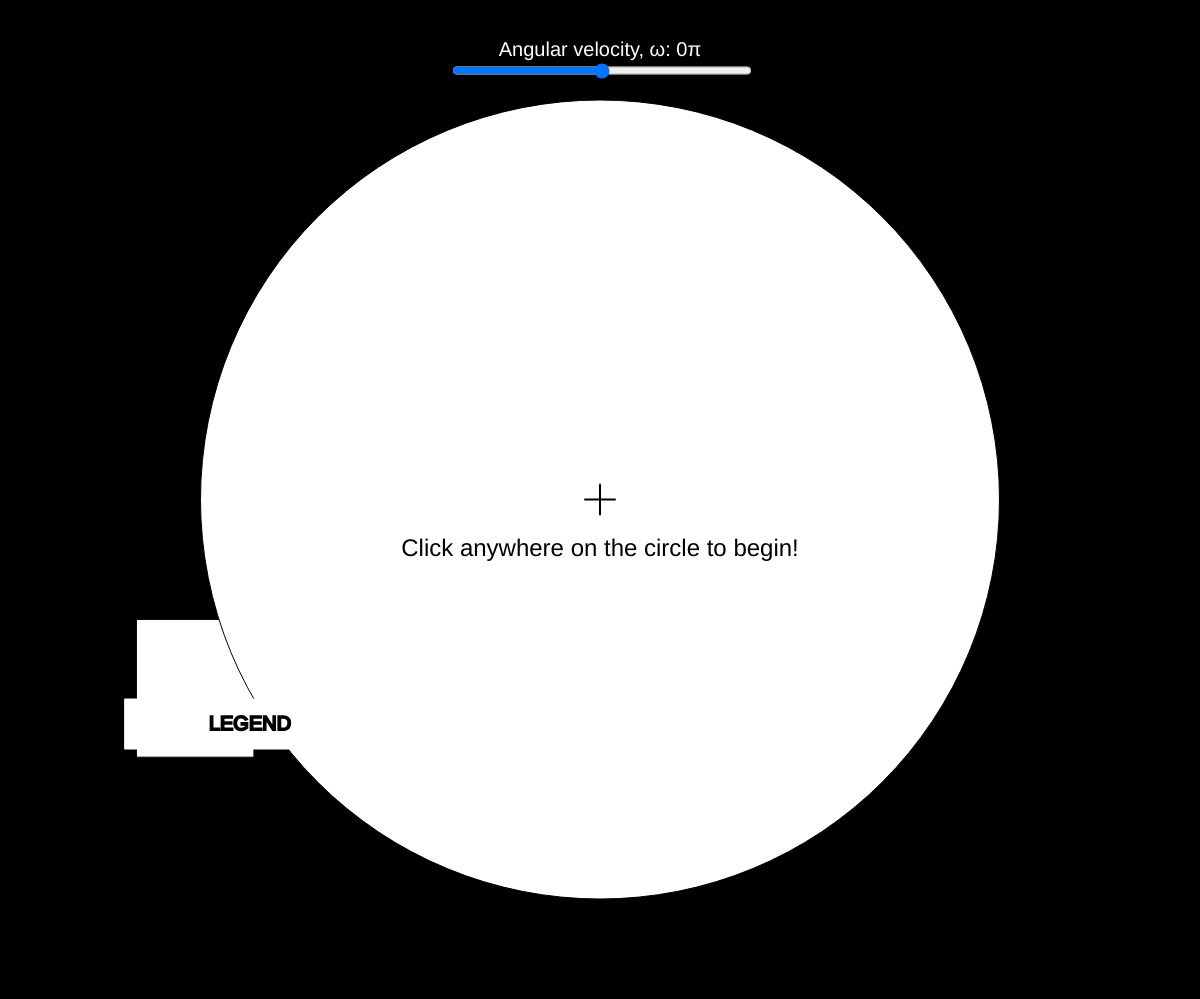
Frame 1 (no input)
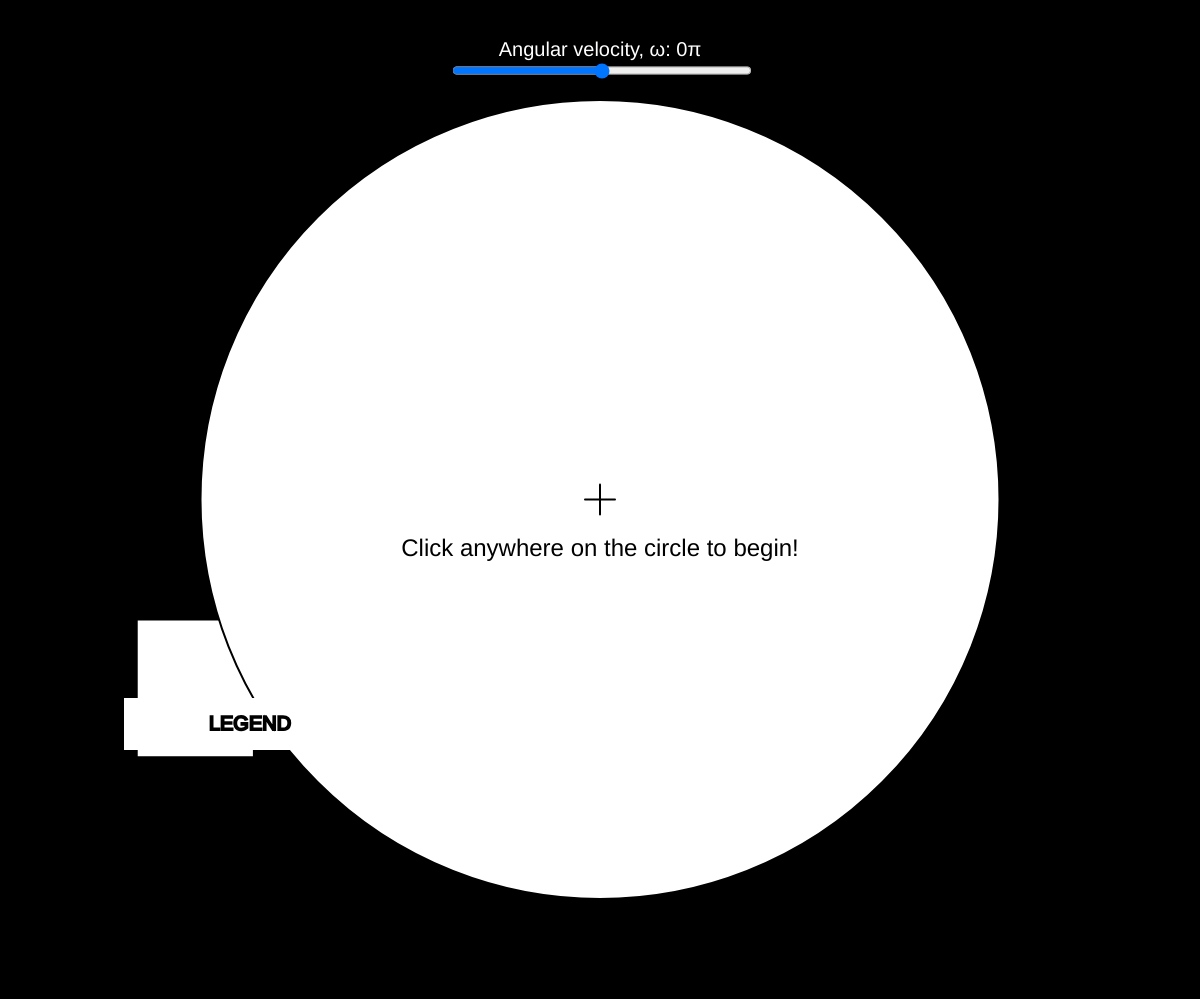
Frame 60 (no input)
Frame 120 (the mouse pressed at the canvas centre since frame 60): identical to frame 60, image omitted

The p5.js sketch that drew these frames (run headless with seeded random() and noise() and a simulated clock; from frame 60 on, the mouse is pressed at the canvas centre):

// p5.js sketch
// ── sketch.js
let theta = 0;
let omega = -0.1;
let pointArr = [];
let state = 0;
let projectButton_1;
let Projected = false;
let coriolisPoint;
let omega_vec;
let menu_1;
let menu_2

function setup() {
  createCanvas(window.innerWidth, window.innerHeight - 1);
  frameRate(60);
  omegaSlider = createSlider(-500, 500, 0, 25);
  omegaSlider.position(width / 2 - 150, 50);
  omegaSlider.size(300, AUTO);
  thetaSlider = createSlider(0, 360, 270, 15);
  thetaSlider.position(100, 50);
  thetaSlider.size(300, AUTO);
  radiiSlider = createSlider(0, height / 2 - 150, 50, 10);//height/4-200
  radiiSlider.position(width - 400, 50);
  radiiSlider.size(300, AUTO);
  coriolisPoint = new CoriolisSeeder();

  projectButton_1 = new Button(250, height / 2, 150, 100);
  stateButton_1 = new Button(width-250, height / 2, 200, 100);
  menuButton_1 = new Button(250, height-275, 250, 50);
  menuButton_2 = new Button(width-250, height-275, 250, 50);
}

function rot(a, b) {
  a -= width / 2;
  b -= height / 2;
  s = sin(theta);
  c = cos(theta);
  return createVector(a * c - b * s + width / 2, a * s + b * c + height / 2);
}

function drawCrosshair0() {
  stroke(0);strokeWeight(2);
  line(rot(width / 2 - 15, height / 2).x, rot(width / 2 - 15, height / 2).y, rot(width / 2 + 15, height / 2).x, rot(width / 2 + 15, height / 2).y);
  line(rot(width / 2, height / 2 - 15).x, rot(width / 2, height / 2 - 15).y, rot(width / 2, height / 2 + 15).x, rot(width / 2, height / 2 + 15).y);
}

function mouseClicked() {
  if (state === 0 && dist(width / 2, height / 2, mouseX, mouseY) < (height - 210) / 2) {
    pointArr.push(new pointSeed(mouseX, mouseY, theta, 'black'));
  }
  if (projectButton_1.clicked()) {
    setProjected();
  }
  if (stateButton_1.clicked()){
    setState();
  }
  if (menuButton_1.clicked()){
    menu_1 = !menu_1;
  }
  if (menuButton_2.clicked()){
    menu_2 = !menu_2;
  }
}

function setOmega() {
  omega = omegaSlider.value() / 5000;
  textAlign(CENTER); textSize(20); text('Angular velocity, ω: ' + omegaSlider.value() / 250 + 'π', width / 2, 50);
}

function setTheta() {
  coriolisPoint.theta = radians(thetaSlider.value()-180);
  textAlign(CENTER); textSize(20); text('Direction of Applied (Green) Velocity, θ: ' + thetaSlider.value() + '°', 250, 50);
}

function setRadius() {
  if(!Projected){coriolisPoint.s = radiiSlider.value();}
  textAlign(CENTER); textSize(20); text('Distance from centre, r: ' + radiiSlider.value(), width-250, 50);
}

function setProjected(){
  if(state === 0){
    pointArr = [];
  }
  if(state === 1){
    Projected = !Projected;
    coriolisPoint.transition();
    pointArr = [];
    console.log("PROJECT");
  }
}

function setState(){
  state++;
  pointArr=[];
  console.log("STATE");
}

function draw() {
  textSize(20);
  if (state === 0) {
    background(0); fill(255); stroke(0); thetaSlider.hide(); radiiSlider.hide(); omegaSlider.show(); stateButton_1.display(); projectButton_1.display(); 
    Projected = false;
    fill(0); textAlign(CENTER, CENTER);
    text('CLEAR', 250, height / 2, 100, 50);
    text('SWITCH SIMULATION', width-250, height / 2, 100, 500);
    fill(255); 
    setOmega();
    circle(width/2, height/2, height - 200);
    stroke(0);
    for (let i = 0; i < pointArr.length; i += 1) {
      pointArr[i].displayRot();
      pointArr[i].displayAccVec();
      pointArr[i].displayVelVec();
    }
    stroke(255);
    //LEGEND + HELP
    if(pointArr.length==0){textSize(24);fill(0); noStroke(); text("Click anywhere on the circle to begin!", width/2, height/2+50, 600, 100);}
    fill(255);stroke(255);textSize(20);
    if(!menu_1){
      rect(250, height-275, 250, 50);
      stroke(0); fill(0); strokeWeight(2);
      text("LEGEND", 250, height-275, 250, 50); noStroke();rectMode(CENTER);
    }
    else{
      rect(250, height-150, 250, 300);
      stroke(0); fill(0); strokeWeight(2);
      text("LEGEND", 250, height-275, 250, 50); noStroke();rectMode(CENTER);
      text("Tangential Velocity: ", 200, height-200, 125, 50); stroke('blue'); line(270, height-200, 350, height-200); noStroke();
      text("Centripetal Acceleration: ", 200, height-100, 125, 75); stroke('red'); line(270, height-112.5, 350, height-112.5); noStroke();
    }
    drawCrosshair0();
  }
  if (state === 1) {
    background(0); fill(255); stroke(0); projectButton_1.display(); stateButton_1.display(); 
    fill(0); textAlign(CENTER, CENTER);
    if(!Projected){
      thetaSlider.show(); radiiSlider.show(); omegaSlider.show();
      text('CUT THE STRING', 250, height / 2, 100, 50);
    }
    else{
      omegaSlider.hide();
      text('RESET', 250, height / 2, 100, 50);
    }
    text('SWITCH SIMULATION', width-250, height / 2, 100, 500);
    fill(255);
    setOmega();
    setTheta();
    setRadius();
    circle(width / 2, height / 2, height - 200);
    if (Projected == false) {
      coriolisPoint.displayStrapped();
    }
    else{
      coriolisPoint.displayProjected();
    }
    //LEGEND
    fill(255);stroke(255);
    if(!menu_1){
      rect(250, height-275, 250, 50);
      stroke(0); fill(0); strokeWeight(2);
      text("CLICK FOR LEGEND", 250, height-275, 250, 50); noStroke();rectMode(CENTER);
    }
    else{
      rect(250, height-150, 250, 300);
      stroke(0); fill(0); strokeWeight(2);
      text("LEGEND", 250, height-275, 250, 50); noStroke();rectMode(CENTER);textSize(20);
      text("Thrown Velocity: ", 200, height-200, 125, 50); stroke(150, 255, 150); line(270, height-200, 350, height-200); noStroke();
      text("Final Velocity: ", 200, height-112.5, 125, 50); stroke(0, 0, 0); line(270, height-112.5, 350, height-112.5); noStroke();
      text("Cut the brown string to release the ball!", 250, height-35, 250, 100); noStroke(); line(270, height-112.5, 350, height-112.5);
    }
    //LEGEND
    if(menu_2){
      fill(255);stroke(255);
      rect(width-250, height-150, 250, 300);
      stroke(0); fill(0); strokeWeight(2);
      text("LEGEND", width-250, height-275, 250, 50); noStroke();rectMode(CENTER);textSize(20);
      text("Actual Ball:", width-250, height-225, 125, 50); stroke('black'); circle(width-250, height-200, 15);noStroke();
      text("Traces & Predicted Trajectories of Ball: ", width-250, height-125, 250, 100); stroke('grey'); fill('grey'); circle(width-250, height-87.5, 15);noStroke();fill('black');
      text("Cut the brown string to release the ball!", 250, height-35, 250, 100); noStroke(); line(270, height-112.5, 350, height-112.5);
      omega_vec = createVector(0, 0, -omega);
    }
    else{
      fill(255);stroke(255);
      rect(width-250, height-275, 250, 50);
      stroke(0); fill(0); strokeWeight(2);
      text("LEGEND", width-250, height-275, 250, 50); noStroke();rectMode(CENTER);textSize(20);
    }
    drawCrosshair0();
  }
  theta-=omega;
  state%=2;
}

// ── button.js
class Button{
    constructor(x, y, w, h){
        this.x = map(x, 0, 1536, 0, width);
        this.y = map(y, 0, 725, 0, height);
        this.w = map(w, 0, 1536, 0, width);
        this.h = map(h, 0, 725, 0, height);
    }
    display(){
        rectMode(CENTER);
        rect(this.x, this.y, this.w, this.h);
    }
    clicked(){
        if(mouseX>this.x-this.w/2 && mouseX<this.x+this.w/2 && mouseY>this.y-this.h/2 && mouseY<this.y+this.h/2){return true;}
        else{return false;}
    }
}
// ── coriolisseeder.js
class CoriolisSeeder {
    constructor() {
        this._s = createVector(0, 10); //s stores the position vector w.r.t. the rotating frame
        this.freezeS = this.s;
        this._theta = 270;
        this.v = createVector(5 * sin(0), 5 * cos(0)); //v stores the velocity vector of the particle w.r.t. the rotating frame
        this.v_f = createVector(5 * sin(0), 5 * cos(0));
        this.freezeTheta = 0;
    }
    rot_prime(a) {
        let s = sin(theta);
        let c = cos(theta);
        return createVector(a.x * c - a.y * s + width / 2, a.x * s + a.y * c + height / 2);
    }
    rot_freezeTheta(a) {
        s = sin(this.freezeTheta);
        c = cos(this.freezeTheta);
        return createVector(a.x * c - a.y * s, a.x * s + a.y * c);
    }
    displayStrapped() {
        strokeWeight(2);
        this.r = this.rot_prime(this.s); //r stores the rotated position vector in the observer frame
        this.r_hat = p5.Vector.normalize(this.r);
        this.v = createVector(5 * sin(this.theta), 5 * cos(this.theta));
        this.v_hat = p5.Vector.normalize(this.v);
        fill(0); stroke(0);
        circle(this.r.x, this.r.y, 15);
        strokeWeight(4);stroke(96, 75, 0);
        line(width/2, height/2, this.r.x, this.r.y);
        strokeWeight(2);stroke(0);

        //DISPLAY APPPLIED VELOCITY
        fill(150, 255, 150); stroke(100, 255, 100);
        push();
        applyMatrix(cos(theta), sin(theta), -sin(theta), cos(theta), this.r.x, this.r.y);
        this.v = this.v.mult(7.5);
        line(0, 0, this.v.x, this.v.y);
        applyMatrix(this.v_hat.x, this.v_hat.y, -this.v_hat.y, this.v_hat.x, this.v.x, this.v.y);
        triangle(0,5,5*2,0,0,-1*5);
        pop();

        //DISPLAY TANGENTIAL VELOCITY
        fill(0, 0, 255); stroke(0, 0, 255);
        push();
        applyMatrix(cos(theta), sin(theta), -sin(theta), cos(theta), this.r.x, this.r.y);
        this.tan_v = createVector(0, 0, -10*omega).cross(createVector(0, this._s.y, 0)).mult(10/21);
        this.tan_v_hat = p5.Vector.normalize(this.tan_v);
        line(0, 0, this.tan_v.x, this.tan_v.y);
        applyMatrix(this.tan_v_hat.x, this.tan_v_hat.y, -this.tan_v_hat.y, this.tan_v_hat.x, this.tan_v.x, this.tan_v.y);
        triangle(0,5,5*2,0,0,-1*5);
        pop();

        //DISPLAY TOTAL VELOCITY
        fill(0, 0, 0); stroke(0, 0, 0);
        push();
        applyMatrix(cos(theta), sin(theta), -sin(theta), cos(theta), this.r.x, this.r.y);
        this.tan_v_hat = p5.Vector.normalize(this.tan_v);
        this.v_f = p5.Vector.add(this.tan_v, this.v);
        this.v_f_hat = p5.Vector.normalize(this.v_f);
        line(0, 0, this.v_f.x, this.v_f.y);
        applyMatrix(this.v_f_hat.x, this.v_f_hat.y, -this.v_f_hat.y, this.v_f_hat.x, this.v_f.x, this.v_f.y);
        triangle(0,5,5*2,0,0,-1*5);
        pop();

        this.freezeTheta = theta;
        this.freezeS = this.s;
    } 

    transition(){
        this.freezeLoc = createVector(this.s.x, this.s.y);
    }

    displayProjected() {   
        stroke(125);
        this.s_copy = createVector(this.s.x, this.s.y);
        // this.s_copy.x+=9;
        // this.s_copy.y+=9;
        line(this.rot_prime(this.freezeLoc).x, this.rot_prime(this.freezeLoc).y, this.rot_prime(this.s_copy).x, this.rot_prime(this.s_copy).y);

        // fill(125); stroke(125);// push();// applyMatrix(cos(theta), sin(theta), -sin(theta), cos(theta), this.rot_prime(this.freezeLoc).x, this.rot_prime(this.freezeLoc).y);// line(0, 0, this.v_f.x, this.v_f.y);// pop();

        stroke(125);
        line(width/2 + this.rot_freezeTheta(this.s).x, height/2 + this.rot_freezeTheta(this.s).y, width/2 + this.rot_freezeTheta(this.freezeLoc).x, height/2 + this.rot_freezeTheta(this.freezeLoc).y);

        push();
        applyMatrix(cos(this.freezeTheta), sin(this.freezeTheta), -sin(this.freezeTheta), cos(this.freezeTheta), this.rot_freezeTheta(this.freezeLoc).x + width/2, this.rot_freezeTheta(this.freezeLoc).y + height/2);
        stroke(125);fill(125);
        line(0, 0, this.v_f.x, this.v_f.y);
        applyMatrix(this.v_f_hat.x, this.v_f_hat.y, -this.v_f_hat.y, this.v_f_hat.x, this.v_f.x, this.v_f.y);
        triangle(0,5,5*2,0,0,-1*5);
        pop();

        // push();
        // applyMatrix(cos(theta), sin(theta), -sin(theta), cos(theta), width/2, height/2);
        // stroke(200, 200, 200, 0.5);fill(200, 200, 200, 0.5);
        // circle(this.s.x, this.s.y, 15);
        // pop();


        if(dist(this.s.x, this.s.y, 0, 0)<height/2-110){
            if(true){
                pointArr.push(new pointSeed(width/2 + this.s.x * cos(this.freezeTheta) - this.s.y * sin(this.freezeTheta), height/2 + this.s.x * sin(this.freezeTheta) + this.s.y * cos(this.freezeTheta), theta, (200, 200, 200)));
            }
        }
        for (let i = 0; i < pointArr.length; i += 1) {
            pointArr[i].displayRot();
        }
        push();
        applyMatrix(cos(this.freezeTheta), sin(this.freezeTheta), -sin(this.freezeTheta), cos(this.freezeTheta), width/2, height/2);
        strokeWeight(2);
        fill(0); stroke(0);
        if(dist(0, 0, this.s.x, this.s.y)<height/2-110){
            this.s.add(p5.Vector.mult(this.v_f, 0.05));
        }
        else{
            theta += omega;
        }
        circle(this.s.x, this.s.y, 15); //ACTUAL BALL
        stroke(125);
        pop();
    }
    get s() {
        return this._s;
    }
    set s(y) {
        this._s = createVector(0, y);
    }
    get theta() {
        return this._theta;
    }
    set theta(inTheta) {
        this._theta = inTheta;
    }
}

// ── pointseeder.js
class pointSeed{
    constructor(x, y, t, color){
        this.x = x;
        this.y = y;
        this.theta_t = t;
        this.m = 50;
        this.triangle = 5;
        this.color = color;
    }
    rot_prime(a, b){
        let theta_prime = theta - this.theta_t;
        a -= width/2;
        b -= height/2;
        s = sin(theta_prime);
        c = cos(theta_prime);
        return createVector(a*c - b*s + width/2, a*s + b*c + height/2);
    }
    displayRot(){
        this.s = this.rot_prime(this.x, this.y);
        fill(this.color);stroke(this.color);
        circle(this.s.x, this.s.y, 15); 
    }
    displayAccVec(){
        strokeWeight(3);
        stroke(255, 0, 0);
        this.s = this.rot_prime(this.x, this.y);
        this.mag_r = dist(this.s.x, this.s.y, width/2, height/2);
        this.r_hat = createVector(width/2, height/2).sub(this.s);
        this.r_hat.normalize();
        this.a_vec = p5.Vector.mult(this.r_hat, this.m * this.mag_r * omega * omega).mult(2.5);
        this.r_hat.normalize();
        if(this.m * this.mag_r * omega * omega>0){
            line(this.s.x, this.s.y, this.s.x+this.a_vec.x, this.s.y+this.a_vec.y);
            push();
            applyMatrix(this.r_hat.x, this.r_hat.y, +this.r_hat.y, -this.r_hat.x, this.s.x+this.a_vec.x, this.s.y+this.a_vec.y);
            fill(255, 0, 0);
            triangle(0,this.triangle,this.triangle*2,0,0,-1*this.triangle);
            pop();
        }
    }
    displayVelVec(){
        strokeWeight(3);
        stroke(0, 0, 255);
        this.s = this.rot_prime(this.x, this.y);
        let omega_vec = createVector(0, 0, -omega);
        this.r_vec = createVector(width/2, height/2).sub(this.s);
        this.v_vec = this.r_vec.cross(omega_vec).mult(2.5);
        if(this.v_vec.mag()>0){
            line(this.s.x, this.s.y, this.s.x+this.v_vec.x, this.s.y+this.v_vec.y);
            push();
            this.v_hat = p5.Vector.normalize(this.v_vec);
            applyMatrix(this.v_hat.x, this.v_hat.y, -this.v_hat.y, this.v_hat.x, this.s.x+this.v_vec.x, this.s.y+this.v_vec.y);
            fill(0, 0, 255);
            triangle(0,this.triangle,this.triangle*2,0,0,-1*this.triangle);
            pop();
        }
    }
}
